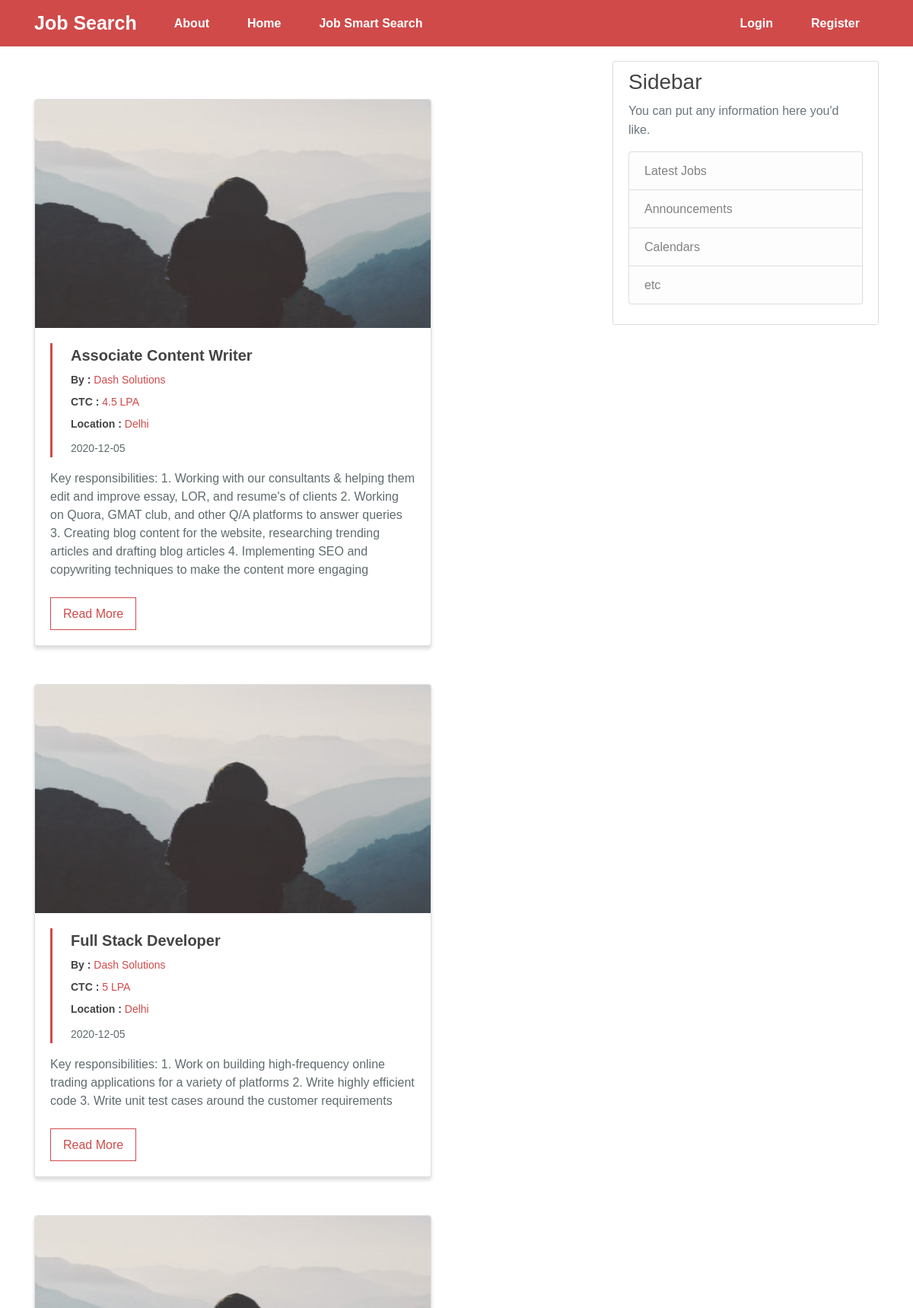
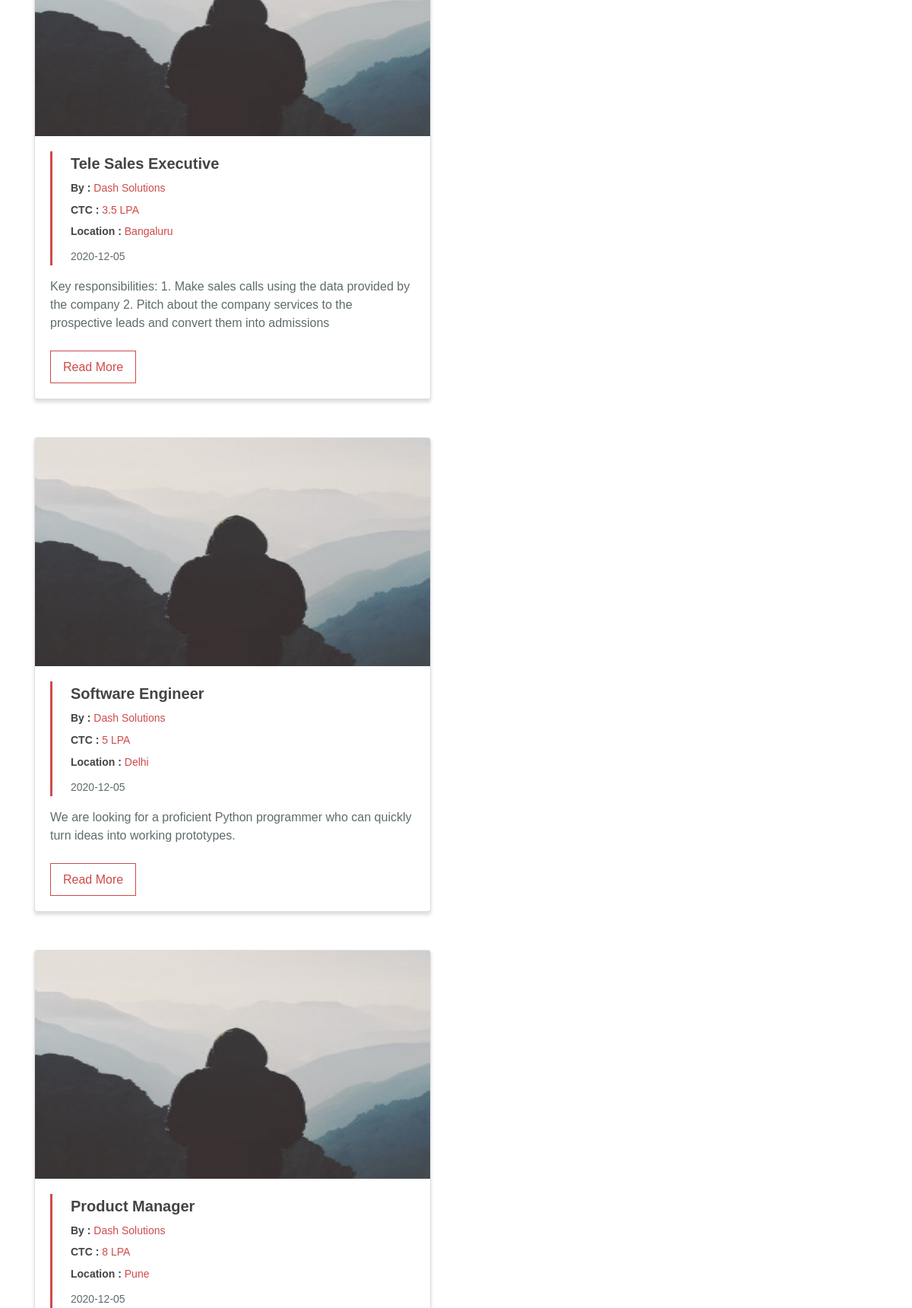
The page /home (upper part) on the database its author committed (2 pictures, top to bottom).
### flaskblog/models.py (models this page shows, shortened)
class Post(db.Model):
    id = db.Column(db.Integer, primary_key=True)
    title = db.Column(db.String(100), nullable=False)
    location = db.Column(db.String(100), nullable=False)
    ctc = db.Column(db.String(100), nullable=False)
    date_posted = db.Column(db.DateTime, nullable=False, default=datetime.utcnow)
    description = db.Column(db.Text, nullable=False)
    user_id = db.Column(db.Integer, db.ForeignKey('user.id'), nullable=False)
    def __repr__(self):
        return f"Post('{self.title}', '{self.date_posted}')"

class User(db.Model, UserMixin):
    id = db.Column(db.Integer, primary_key=True)
    username = db.Column(db.String(20), unique=True, nullable=False)
    email = db.Column(db.String(120), unique=True, nullable=False)
    image_file = db.Column(db.String(20), nullable=False, default='default.jpg')
    password = db.Column(db.String(60), nullable=False)
    posts = db.relationship('Post', backref='author', lazy=True)

### flaskblog/routes.py (the view)
@app.route("/")
@app.route("/home")
def home():
    posts = Post.query.all()
    print(posts)
    return render_template('home.html', posts=posts)

### flaskblog/templates/home.html
{% extends "layout.html" %}
{% block content %}
    {% for post in posts %}
        <div class="card" style="width:522px">
          <img class="card-img-top"  src="{{ url_for('static', filename='profile_pics/' + post.author.image_file) }}" alt="Card image" style="width:100%; height: 300px;">
          <div class="card-body">
            <div class="bl-red">
              <h4 class="bolder font-20 font-sm-18 pl-4 pt-1">
                {{ post.title }}
              </h4>
              <h6 class="font-14 pl-4 pt-1">
                <span class="bolder ">By : </span>
                <span class="color-red">{{ post.author.username }}</span>
              </h6>
              <h6 class="font-14 pl-4 pt-1">
                <span class="bolder ">CTC : </span>
                <span class="color-red">{{ post.ctc }} LPA</span>
              </h6>
              <h6 class="font-14 pl-4 pt-1">
                <span class="bolder ">Location : </span>
                <span class="color-red">{{ post.location }} </span>
              </h6>
              <h6 class="font-14 pl-4 pt-1 color-black3">{{ post.date_posted.strftime('%Y-%m-%d') }}</h6>
            </div>
            <h6 class="color-black3 pt-2 font-sm-14">
              {{ post.description }}
            </h6>
            <a href="{{ url_for('post', post_id=post.id) }}">
              <button class="btn1 font-sm-14 mt-3 px-md-3 p-2">Read More</button>
            </a>
          </div>
        </div>
    {% endfor %}
{% endblock content %}

### flaskblog/templates/layout.html (shortened to what this page needs)
<!DOCTYPE html>
<html>
<head>
    <link rel="stylesheet" href="https://maxcdn.bootstrapcdn.com/bootstrap/4.0.0/css/bootstrap.min.css">
    <link rel="stylesheet" type="text/css" href="{{ url_for('static', filename='main.css') }}">
    <link rel="stylesheet" type="text/css" href="{{ url_for('static', filename='style.css') }}">
</head>
<body>
    <header class="site-header">
      <nav class="navbar navbar-expand-md navbar-dark fixed-top bg-red">
        <div class="container" style="color: white !important;">
          <a class="navbar-brand mr-4 bolder font-25" href="/">Job Search</a>
          <div class="collapse navbar-collapse" id="navbarToggle">
            <div class="navbar-nav mr-auto">
              <a class="nav-item nav-link bolder" href="{{ url_for('about') }}" style="color: white !important;">About</a>
              <a class="nav-item nav-link bolder" href="{{ url_for('home') }}" style="color: white !important;">Home</a>
              <a class="nav-item nav-link bolder" href="{{ url_for('search') }}" style="color: white !important;">Job Smart Search </a>
            </div>
            <div class="navbar-nav">
              {% if current_user.is_authenticated %}
                <a class="nav-item nav-link bolder" href="{{ url_for('new_post') }}" style="color: white !important;">Create New Job</a>
                <a class="nav-item nav-link bolder" href="{{ url_for('account') }}" style="color: white !important;">Account</a>
                <a class="nav-item nav-link bolder" href="{{ url_for('logout') }}" style="color: white !important;">Logout</a>
              {% else %}
                <a class="nav-item nav-link bolder" href="{{ url_for('login') }}" style="color: white !important;">Login</a>
                <a class="nav-item nav-link bolder" href="{{ url_for('register') }}" style="color: white !important;">Register</a>
              {% endif %}
            </div>
          </div>
        </div>
      </nav>
    </header>
    <main role="main" class="container">
      <div class="row">
        <div class="col-md-8">
          {% block content %}{% endblock %}
        </div>
        <div class="col-md-4">
          <div class="content-section">
            <h3>Sidebar</h3>
            <p class='text-muted'>You can put any information here you'd like.
              <ul class="list-group">
                <li class="list-group-item list-group-item-light">Latest Jobs</li>
                <li class="list-group-item list-group-item-light">Announcements</li>
                <li class="list-group-item list-group-item-light">Calendars</li>
                <li class="list-group-item list-group-item-light">etc</li>
              </ul>
            </p>
          </div>
        </div>
      </div>
    </main>
</body>
</html>

### flaskblog/static/main.css (style rules this page uses)
body { background: white; color: #333333; margin-top: 5rem; }
h1, h2, h3, h4, h5, h6 { color: #444444; }
.site-header .navbar-nav .nav-link { color: white; }
.content-section { background: #ffffff; padding: 10px 20px; border: 1px solid #dddddd; border-radius: 3px; margin-bottom: 20px; }

### flaskblog/static/style.css (style rules this page uses)
body { font-family: "Montserrat", sans-serif; line-height: 25px; }
.font-14 { font-size: 14px; }
.font-20 { font-size: 20px; }
.font-25 { font-size: 25px; }
.color-red { color: #d04a4a; }
.color-black3 { color: #5f6b6d; line-height: 24px; }
.bg-red { background-color: #d04a4a; }
.btn1 { background: transparent; padding: 10px; border: 1px #d04a4a solid; color: #d04a4a; }
.nav-link { padding: 10px 25px !important; }
.bl-red { border-left: #d04a4a 3px solid; }
.bolder { font-weight: 600; }
.card { box-shadow: 0px 4px 4px rgba(190, 186, 186, 0.5); margin-top: 50px; }

### rows shown on the page
Post: image_file (placeholder picture), title "Associate Content Writer", author.username "Dash Solutions", ctc "4.5", location "Delhi", date_posted "2020-12-05", description "Key responsibilities: 1. Working with our consultants & helping them edit and improve essay, LOR, and resume's of clients 2. Working on Quora, GMAT club, and other Q/A platforms to answer queries 3. Creating blog content for the website, researching trending articles and drafting blog articles 4. Implementing SEO and copywriting techniques to make the content more engaging"
Post: image_file (placeholder picture), title "Full Stack Developer", author.username "Dash Solutions", ctc "5", location "Delhi", date_posted "2020-12-05", description "Key responsibilities: 1. Work on building high-frequency online trading applications for a variety of platforms 2. Write highly efficient code 3. Write unit test cases around the customer requirements"
Post: image_file (placeholder picture), title "Tele Sales Executive", author.username "Dash Solutions", ctc "3.5", location "Bangaluru", date_posted "2020-12-05", description "Key responsibilities: 1. Make sales calls using the data provided by the company 2. Pitch about the company services to the prospective leads and convert them into admissions"
Post: image_file (placeholder picture), title "Software Engineer", author.username "Dash Solutions", ctc "5", location "Delhi", date_posted "2020-12-05", description "We are looking for a proficient Python programmer who can quickly turn ideas into working prototypes."
Post: image_file (placeholder picture), title "Product Manager", author.username "Dash Solutions", ctc "8", location "Pune", date_posted "2020-12-05"
